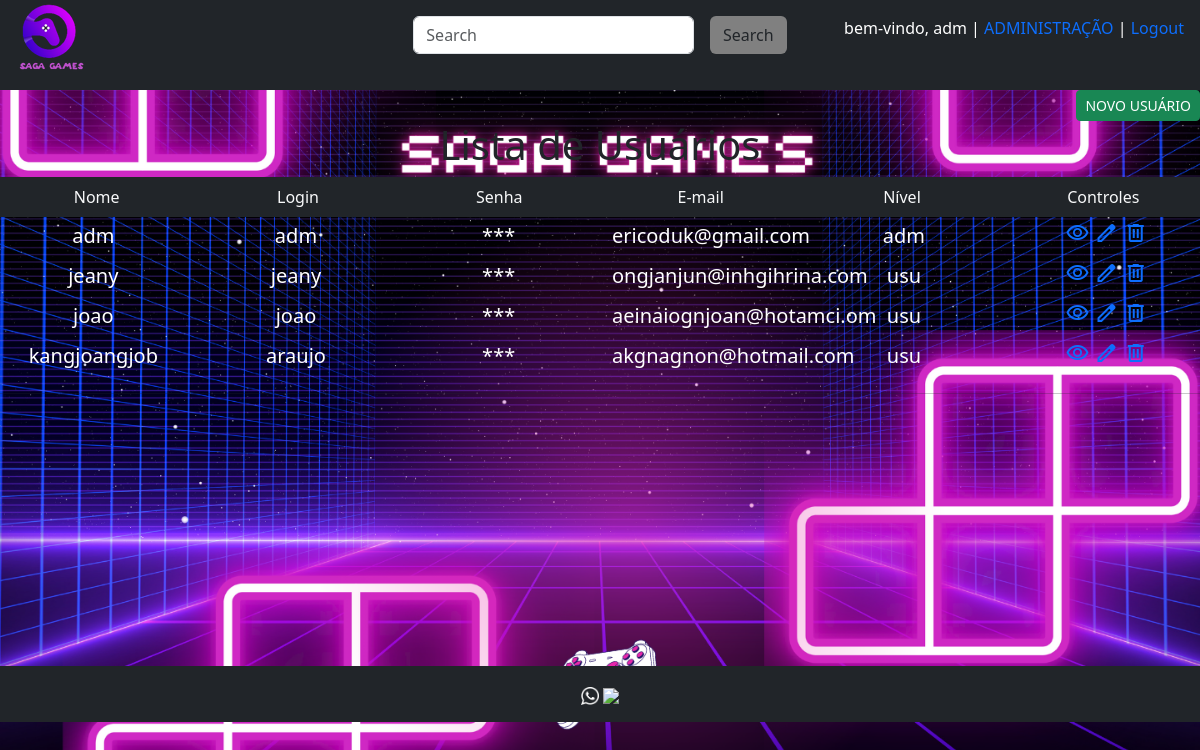
/saga/usuario/listar_usuario.php (signed in), run on the app's committed database.
### tables this page shows
CREATE TABLE `usuario` (
  `login` varchar(100) NOT NULL,
  `nome` varchar(255) NOT NULL,
  `senha` varchar(255) NOT NULL,
  `email` varchar(255) NOT NULL,
  `nivel` varchar(3) NOT NULL
);

### saga/usuario/listar_usuario.php (the view, shortened to what this page needs)
<?php
    include "../adm/conexao.php";
    include "../adm/controle.php";
    $sql = "select * from usuario order by nome";
    $seleciona = mysqli_query($conexao,$sql);
?>
<div class="margin">
    <div class="text-end">
        <a href="usuario.php">
            <button type="button" class="btn btn-success btn-sm"> NOVO USUÁRIO </button>
        </a>
    </div>
    <h1 class="text-center">Lista de Usuários </h1>
    <div class="row text-center bg-dark text-light p-2">
        <div class="col-2"> Nome </div>
        <div class="col-2"> Login </div>
        <div class="col-2"> Senha </div>
        <div class="col-2"> E-mail </div>
        <div class="col-2"> Nível </div>
        <div class="col-2"> Controles </div>
    </div>
    <?php
            while ($exibe = mysqli_fetch_array($seleciona)){
              $login = $exibe['login'];
        ?>
    <div class="row text-center text-white p-1 letra">
        <div class="col-2"> <?php echo $exibe['nome'] ?> </div>
        <div class="col-2"> <?php echo $exibe['login'] ?> </div>
        <div class="col-2"> *** </div>
        <div class="col-2"> <?php echo $exibe['email'] ?> </div>
        <div class="col-2"> <?php echo $exibe['nivel'] ?> </div>
        <div class="col-2">
            <a href="visualizar_usuario.php?login=<?php echo $login ?>"><span
                    class="material-symbols-outlined">visibility</span></a>
            <a href="alterar_usuario.php?login=<?php echo $login ?>"><span class="material-symbols-outlined"> edit
                </span></a>
            <a href="excluir_usuario.php?login=<?php echo $login ?>"
                onclick="return confirm('Confirma a Exclusão do Usuário?')"><span class="material-symbols-outlined">
                    delete </span></a>
        </div>
    </div>
    <?php
            }
        ?>
    <hr>
</div>
<?php
    include "../adm/rodape.php";
?>

### saga/adm/controle.php (shortened to what this page needs)
<!doctype html>
<html lang="pt-br">
<head>
    <link href="https://cdn.jsdelivr.net/npm/bootstrap@5.3.0-alpha1/dist/css/bootstrap.min.css" rel="stylesheet"
>
    <link rel="stylesheet" href="../css/style.css">
</head>
<body>
    <div class="container-fluid bg-dark text-white p-3">
        <div class="row">
            <div class="col text-star logo">
                <a href='../adm/index.php'> <img src="../img/logo70.png" alt="Saga games"></a>
            </div>
            <div class="col text-center">
                <div class="search">
                    <form class="d-flex" role="search">
                        <input class="form-control me-3" type="search" placeholder="Search" aria-label="Search">
                        <button class="btn botao2" type="submit">Search</button>
                    </form>
                </div>
            </div>
            <div class="col text-end">
                <?php
             if(isset($_SESSION['login'])){
            $nome = $_SESSION['nome'];
            $nivel = $_SESSION['nivel'];
              echo "bem-vindo, $nome | ";
              if($nivel == "adm"){
              echo "<a href='../adm/adm.php'> ADMINISTRAÇÃO </a> |";
              }
              echo "<a href='../adm/logout.php'> Logout </a>";
                } ?>
            </div>
        </div>
    </div>

### saga/adm/rodape.php (shortened to what this page needs)
<div class="container-fluid bg-dark text-white p-3">
    <div class="row redes">
        <div class="col text-center">
        <a href='https://web.whatsapp.com/'><img src="../img/wha.png">
</a>
        <a href='https://www.instagram.com/verdadesuaverd02/'><img src="../img/logopbp.png">
</a>
        </div>
    </div>
  </body>
</html>

### saga/css/style.css (style rules this page uses)
body { background-color: black; background-image: url(../img/fundos.png); background-size: cover; background-repeat: no-repeat; }
.logo { margin-top: -1%; }
.botao2 { background-color: gray; }
.margin { margin-bottom: 17em; }
a { text-decoration: none; }
.letra { color:aliceblue; font-size: 20px; }
.redes img { width: 1.5%; }

### data on the page
usuario: nome "adm", login "adm", email "ericoduk@gmail.com", nivel "adm"
usuario: nome "jeany", login "jeany", email "ongjanjun@inhgihrina.com", nivel "usu"
usuario: nome "joao", login "joao", email "aeinaiognjoan@hotamci.om", nivel "usu"
usuario: nome "kangjoangjob", login "araujo", email "akgnagnon@hotmail.com", nivel "usu"

### other printed values
$nome "adm"
